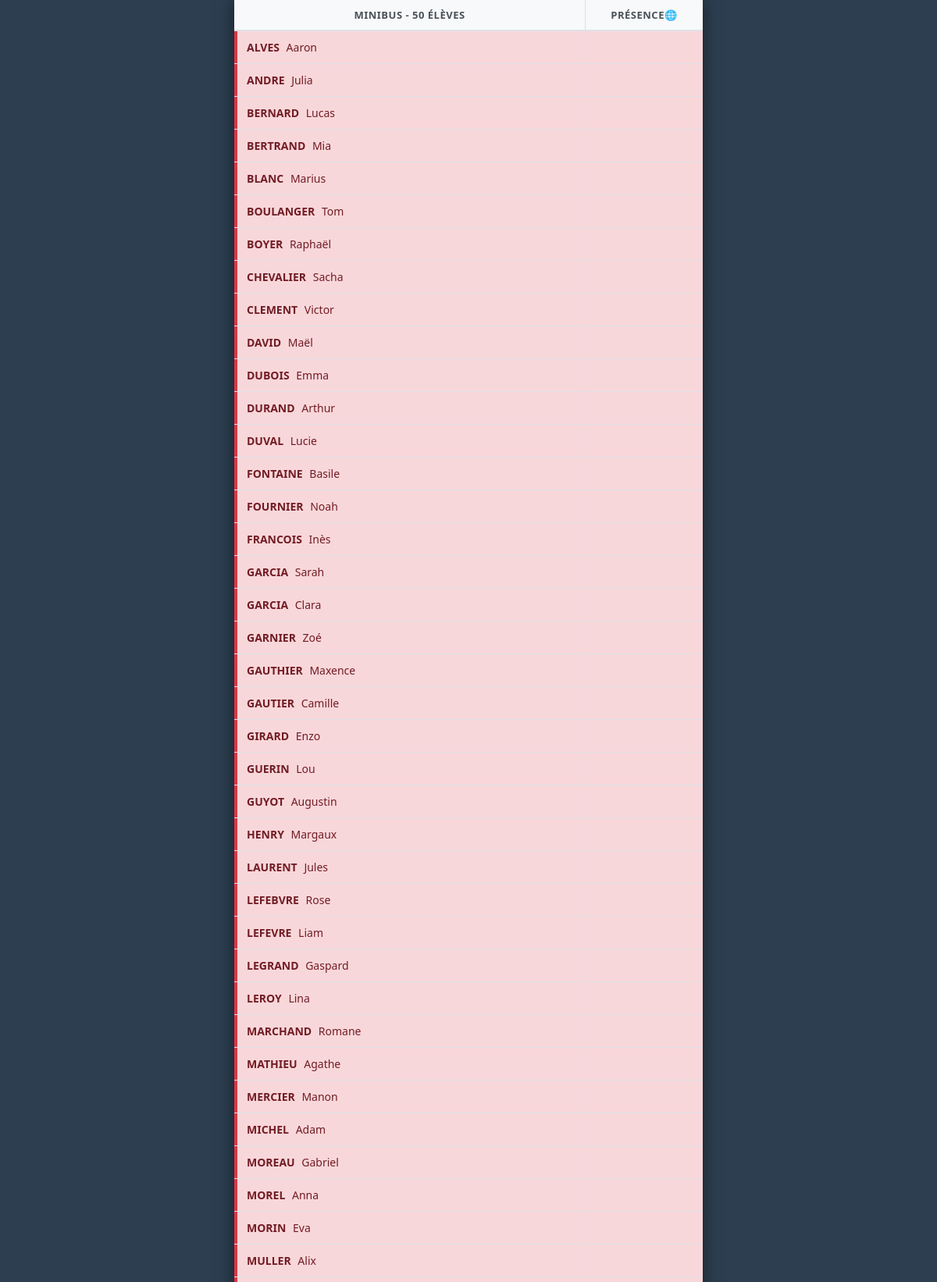
Page /bus/minibus (upper part) on the committed database.
### tables this page shows
CREATE TABLE eleves 
                        (id INTEGER PRIMARY KEY AUTOINCREMENT, 
                         nom TEXT NOT NULL, 
                         prenom TEXT NOT NULL,
                         bus TEXT NOT NULL,
                         present INTEGER DEFAULT 0);

### app.py (the view)
@app.route('/bus/<type_bus>')
def liste_bus(type_bus):
    with sqlite3.connect(DB_PATH) as conn:
        conn.row_factory = sqlite3.Row
        eleves = conn.execute("SELECT * FROM eleves WHERE bus = ? ORDER BY nom ASC", (type_bus,)).fetchall()
    total = len(eleves)
    presents = sum(1 for e in eleves if e['present'] == 1)
    return render_template('index.html', eleves=eleves, total=total, presents=presents, bus=type_bus)

### templates/index.html (shortened to what this page needs)
<!DOCTYPE html>
<html lang="fr">
<head>
    <link rel="stylesheet" href="{{ url_for('static', filename='style.css') }}">
</head>
<body>
    <div class="app-wrapper">
        <header class="pronote-header">
            <div class="header-left">{{ bus.upper() }} - {{ total }} élèves</div>
            <div class="header-right">Présence <span class="globe">🌐</span></div>
        </header>
        <main class="list-area">
            {% for eleve in eleves %}
            <div class="row {{ 'is-present' if eleve.present == 1 else 'is-absent' }}" onclick="location.href='/toggle/{{ eleve.id }}/{{ bus }}'">
                <div class="col-left">
                    <span class="nom">{{ eleve.nom }}</span>&nbsp;{{ eleve.prenom }}
                </div>
                <div class="col-right">
                </div>
            </div>
            {% endfor %}
        </main>
    </div>
</body>
</html>

### static/style.css (style rules this page uses)
* { box-sizing: border-box; -webkit-tap-highlight-color: transparent; }
html, body { margin: 0; padding: 0; height: 100dvh; width: 100%; overflow: hidden; font-family: "Segoe UI", Tahoma, sans-serif; background-color: #2c3e50; }
.app-wrapper { display: flex; flex-direction: column; height: 100dvh; max-width: 600px; margin: 0 auto; background: #ffffff; box-shadow: 0 0 20px rgba(0,0,0,0.5); }
.pronote-header { display: flex; height: 40px; background: #f8f9fa; border-bottom: 2px solid #dee2e6; flex-shrink: 0; }
.header-left, .header-right { display: flex; align-items: center; justify-content: center; font-size: 13px; font-weight: 700; color: #495057; text-transform: uppercase; letter-spacing: 0.5px; }
.header-left { flex: 0 0 75%; border-right: 1px solid #dee2e6; }
.header-right { flex: 0 0 25%; }
.list-area { flex: 1; overflow-y: auto; background: #fff; -webkit-overflow-scrolling: touch; }
.row { display: flex; min-height: 42px; border-bottom: 1px solid #dee2e6; cursor: pointer; transition: background 0.1s; }
.row:nth-child(even) { background-color: #fcfcfc; }
.col-left { flex: 0 0 75%; display: flex; align-items: center; padding: 0 12px; border-right: 1px solid #dee2e6; font-size: 14px; }
.col-right { flex: 0 0 25%; display: flex; align-items: center; justify-content: center; font-size: 18px; background: #fff; }
.nom { font-weight: 800; margin-right: 5px; }
.is-absent .col-left { color: #721c24; background-color: #f8d7da; border-left: 4px solid #dc3545; }
.is-absent .col-right { color: #dc3545; background-color: #f8d7da; }

### rows in the picture
eleves: nom "ALVES", prenom "Aaron"
eleves: nom "ANDRE", prenom "Julia"
eleves: nom "BERNARD", prenom "Lucas"
eleves: nom "BERTRAND", prenom "Mia"
eleves: nom "BLANC", prenom "Marius"
eleves: nom "BOULANGER", prenom "Tom"
eleves: nom "BOYER", prenom "Raphaël"
eleves: nom "CHEVALIER", prenom "Sacha"
eleves: nom "CLEMENT", prenom "Victor"
eleves: nom "DAVID", prenom "Maël"
eleves: nom "DUBOIS", prenom "Emma"
eleves: nom "DURAND", prenom "Arthur"
eleves: nom "DUVAL", prenom "Lucie"
eleves: nom "FONTAINE", prenom "Basile"
eleves: nom "FOURNIER", prenom "Noah"
eleves: nom "FRANCOIS", prenom "Inès"
eleves: nom "GARCIA", prenom "Sarah"
eleves: nom "GARCIA", prenom "Clara"
eleves: nom "GARNIER", prenom "Zoé"
eleves: nom "GAUTHIER", prenom "Maxence"
eleves: nom "GAUTIER", prenom "Camille"
eleves: nom "GIRARD", prenom "Enzo"
eleves: nom "GUERIN", prenom "Lou"
eleves: nom "GUYOT", prenom "Augustin"
eleves: nom "HENRY", prenom "Margaux"
eleves: nom "LAURENT", prenom "Jules"
eleves: nom "LEFEBVRE", prenom "Rose"
eleves: nom "LEFEVRE", prenom "Liam"
eleves: nom "LEGRAND", prenom "Gaspard"
eleves: nom "LEROY", prenom "Lina"
eleves: nom "MARCHAND", prenom "Romane"
eleves: nom "MATHIEU", prenom "Agathe"
eleves: nom "MERCIER", prenom "Manon"
eleves: nom "MICHEL", prenom "Adam"
eleves: nom "MOREAU", prenom "Gabriel"
eleves: nom "MOREL", prenom "Anna"
eleves: nom "MORIN", prenom "Eva"
eleves: nom "MULLER", prenom "Alix"

### other values in the picture
{{ bus.upper() }} "MINIBUS"
{{ total }} "50"
